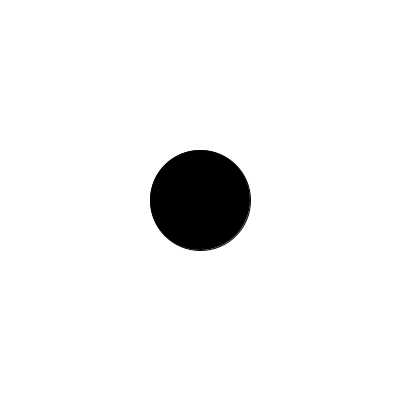
Frame 1 (no input)
Frame 60 (the mouse pressed at the canvas centre just before this capture): identical to frame 1, image omitted
Frame 120 (the mouse held since frame 60 and released just before this capture): identical to frame 1, image omitted

The Processing sketch that drew this single still picture (run headless with seeded random() and noise(); from frame 60 on, the mouse is pressed at the canvas centre):

// Processing sketch: color_variables
// ── color_variables.pde
// Create variables for the r, g, b values
// Change them in draw() to make the circle change color

void setup() {
  size(400, 400);
}

void draw() {
  background(255);
  fill(0, 0, 0);
  ellipse(width/2, height/2, 100, 100);
}
